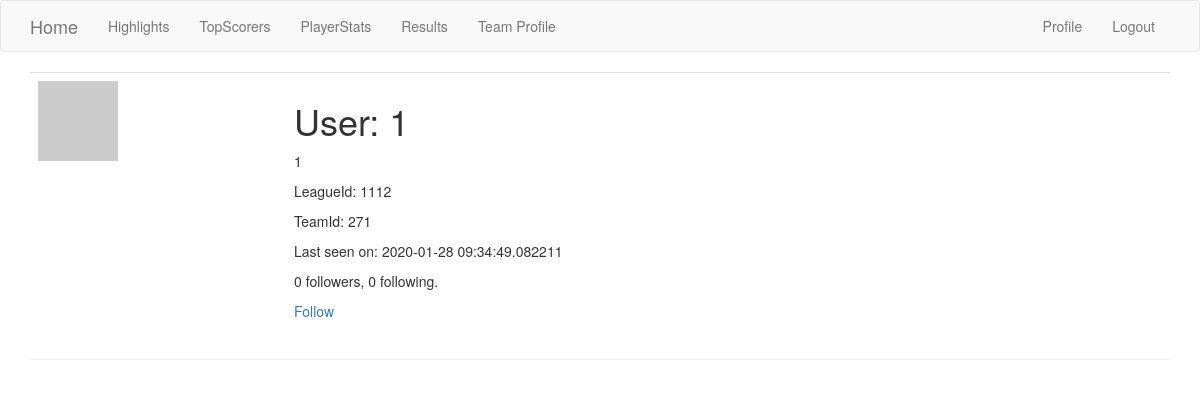
/user/1 (signed in), run on the app's committed database.
### app/models.py (models this page shows, shortened)
class User(UserMixin, db.Model):
    id = db.Column(db.Integer, primary_key=True)
    username = db.Column(db.String(64), index=True, unique=True)
    email = db.Column(db.String(120), index=True, unique=True)
    password_hash = db.Column(db.String(128))
    posts = db.relationship('Post', backref='author', lazy='dynamic')
    about_me = db.Column(db.String(140))
    last_seen = db.Column(db.DateTime, default=datetime.utcnow)
    dummy_token = jwt.encode({'some': 'payload'}, 'secret', algorithm='HS256')
    leagueId = db.Column(db.String(140))
    teamId = db.Column(db.String(140))
    followed = db.relationship(
        'User', secondary=followers,
        primaryjoin=(followers.c.follower_id == id),
        secondaryjoin=(followers.c.followed_id == id),
        backref=db.backref('followers', lazy='dynamic'), lazy='dynamic')
    def avatar(self, size):
        digest = md5(self.email.lower().encode('utf-8')).hexdigest()
        return 'https://www.gravatar.com/avatar/{}?d=identicon&s={}'.format(digest, size)
    def is_following(self, user):
        return self.followed.filter(
            followers.c.followed_id == user.id).count() > 0

### app/routes.py (the view)
@app.route('/user/<username>')
@login_required
def user(username):
    user = User.query.filter_by(username=username).first_or_404()
    posts = [
        {'author': user, 'body': 'Test post #1'},
        {'author': user, 'body': 'Test post #2'}
    ]
    return render_template('user.html', user=user)

### app/models.py (called while the page is built)
@login.user_loader
def load_user(id):
    return User.query.get(int(id))

### app/routes.py (called while the page is built)
@app.before_request
def before_request():
    if current_user.is_authenticated:
        current_user.last_seen = datetime.utcnow()
        db.session.commit()

### app/templates/user.html (shortened to what this page needs)
{% extends "base.html" %}
{% block app_content %}
  <table class="table table-hover">
        <tr>
            <td width="256px"><img src="{{ user.avatar(256) }}"></td>
            <td>
                <h1>User: {{ user.username }}</h1>
                {% if user.about_me %}<p>{{ user.about_me }}</p>{% endif %}
                {% if user.leagueId %}<p>LeagueId: {{ user.leagueId }}</p>{% endif %}
                {% if user.teamId %}<p>TeamId: {{ user.teamId }}</p>{% endif %}
                {% if user.last_seen %}<p>Last seen on: {{ user.last_seen }}</p>{% endif %}
                <p>{{ user.followers.count() }} followers, {{ user.followed.count() }} following.</p>
                {% if user == current_user %}
                <p><a href="{{ url_for('edit_profile') }}">Edit your profile</a></p>
                {% elif not current_user.is_following(user) %}
                <p><a href="{{ url_for('follow', username=user.username) }}">Follow</a></p>
                {% else %}
                <p><a href="{{ url_for('unfollow', username=user.username) }}">Unfollow</a></p>
                {% endif %}
            </td>
        </tr>
    </table>
  <hr>
{% endblock %}

### data on the page
User: username "1", about_me "1", leagueId "1112", teamId "271", last_seen "2020-01-28 09:34:49.082211"

### other printed values
{{ user.followers.count() }} "0"
{{ user.followed.count() }} "0"
